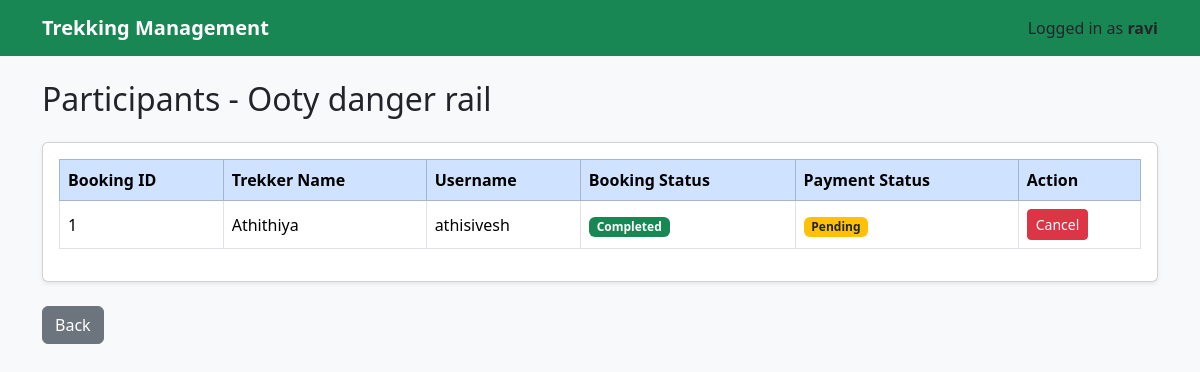
The page /staff_participants/1 (signed in) on the database its author committed.
### models.py (models this page shows)
class Trek(db.Model):
    id = db.Column(db.Integer, primary_key=True)
    trek_name = db.Column(db.String(100), nullable=False)
    location = db.Column(db.String(100), nullable=False)
    difficulty = db.Column(db.String(20), nullable=False)
    duration = db.Column(db.String(30), nullable=False)
    available_slots = db.Column(db.Integer, nullable=False)
    assigned_staff = db.Column(db.Integer)
    status = db.Column(db.String(20), default="Open")
    description = db.Column(db.String(300))
    bookings = db.relationship("Booking", backref="trek", lazy=True)

class Booking(db.Model):
    id = db.Column(db.Integer, primary_key=True)
    user_id = db.Column(db.Integer, db.ForeignKey("user.id"), nullable=False)
    trek_id = db.Column(db.Integer, db.ForeignKey("trek.id"), nullable=False)
    booking_status = db.Column(db.String(20), default="Booked")
    booking_date = db.Column(db.String(30))
    payment_status = db.Column(db.String(20), default="Pending")

class User(db.Model):
    id = db.Column(db.Integer, primary_key=True)
    name = db.Column(db.String(100), nullable=False)
    username = db.Column(db.String(50), unique=True, nullable=False)
    password = db.Column(db.String(200), nullable=False)
    role = db.Column(db.String(20), nullable=False)
    is_active = db.Column(db.Boolean, default=True)
    bookings = db.relationship("Booking", backref="user", lazy=True)

### app.py (the view)
@app.route("/staff_participants/<int:trek_id>")
def staff_participants(trek_id):
    if "user_id" not in session or session["role"] != "staff":
        return redirect("/login")
    trek = Trek.query.get_or_404(trek_id)
    if trek.assigned_staff != session["user_id"]:
        return "Unauthorized Access"
    bookings = Booking.query.filter_by(
        trek_id=trek.id
    ).all()
    return render_template(
        "staff_participants.html",
        trek=trek,
        bookings=bookings
    )

### templates/staff_participants.html (shortened to what this page needs)
{% extends "base.html" %}
{% block content %}
<h2 class="mb-4">
    Participants - {{ trek.trek_name }}
</h2>
<div class="card shadow-sm">
    <div class="card-body">
        <div class="table-responsive">
            <table class="table table-bordered table-hover align-middle">
                <thead class="table-primary">
                    <tr>
                        <th>Booking ID</th>
                        <th>Trekker Name</th>
                        <th>Username</th>
                        <th>Booking Status</th>
                        <th>Payment Status</th>
                        <th>Action</th>
                    </tr>
                </thead>
                <tbody>
                {% for booking in bookings %}
                <tr>
                    <td>{{ booking.id }}</td>
                    <td>{{ booking.user.name }}</td>
                    <td>{{ booking.user.username }}</td>
                    <td>
                        {% if booking.booking_status == "Booked" %}
                            <span class="badge bg-primary">
                                Booked
                            </span>
                        {% elif booking.booking_status == "Completed" %}
                            <span class="badge bg-success">
                                Completed
                            </span>
                        {% elif booking.booking_status == "Cancelled" %}
                            <span class="badge bg-danger">
                                Cancelled
                            </span>
                        {% else %}
                            <span class="badge bg-secondary">
                                {{ booking.booking_status }}
                            </span>
                        {% endif %}
                    </td>
                    <td>
                        <span class="badge bg-warning text-dark">
                            {{ booking.payment_status }}
                        </span>
                    </td>
                    <td>
                        {% if booking.booking_status != "Cancelled" %}
                        <a
                            href="/update_booking_status/{{ booking.id }}/Cancelled"
                            class="btn btn-danger btn-sm">
                            Cancel
                        </a>
                        {% endif %}
                    </td>
                </tr>
                {% endfor %}
                </tbody>
            </table>
        </div>
    </div>
</div>
<br>
<a href="/staff" class="btn btn-secondary">
    Back
</a>
{% endblock %}

### rows shown on the page
Trek: trek_name "Ooty danger rail"
Booking: id "1", user.name "Athithiya", user.username "athisivesh", booking_status "Completed", payment_status "Pending"

### other values the page prints
{{ session["username"] }} "ravi"
